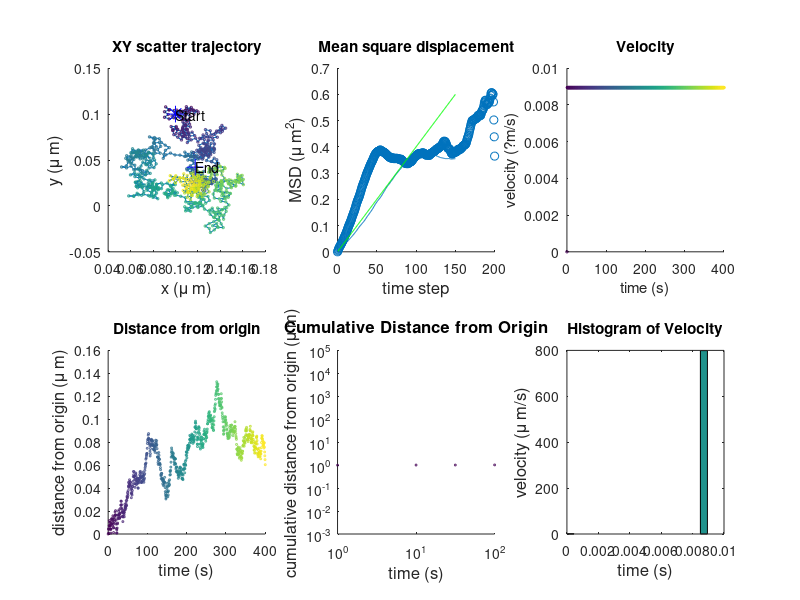

MATLAB code to generate this figure: (Note: this script raises an error after producing the figure.)
clear all, clc, close all

%% Initiate parameters

%%%%%%%%%%%%%%%%%%%%%%%%%%%%%%%%%%%%%%%%%%%%%%%%%%%%%%%%%%%%%%%%%%%%%%%%%

start=[1 1];            % starting coordinates
num_steps=800;         % number of steps
D=1e-3;                 % diffusion constant ?m2/s             


dt=0.5;                     % time step
dx=0.1;                     % pixel size
step_size=sqrt(4*D*dt);     % D=(dx^2)/dt --> in ?m  
% step_size=sqrt(D/dt);

figure('Position',[200 400 900 650])

%%%%%%%%%%%%%%%%%%%%%%%%%%%%%%%%%%%%%%%%%%%%%%%%%%%%%%%%%%%%%%%%%%%%%%%%%
%% Calculate random walk

pos = zeros(num_steps,2);
pos(1,1)=start(1);
pos(1,2)=start(2);
pos(1,3)=0;

a = 1;       % randomize angle
b = 360;  
angle = (b-a).*rand(num_steps,1) + a;

for k=2:num_steps;
    
    pos(k,1)=(pos(k-1,1))+sin(angle(k))*step_size;      % pos in ?m
    pos(k,2)=(pos(k-1,2))+cos(angle(k))*step_size;      % pos in ?m
    pos(k,3)=k*dt;                                      % time in seconds
    
end

%% Plot Data

subplot(2,3,1)
line(pos(:,1)*dx,pos(:,2)*dx);hold on;
scatter(pos(:,1)*dx,pos(:,2)*dx,3,pos(:,3));hold on;
plot(pos(1,1)*dx,pos(1,2)*dx,'*b','MarkerSize',12);hold on;
text(pos(1,1)*dx,pos(1,2)*dx, 'Start');
plot(pos(length(pos),1)*dx,pos(length(pos),2)*dx,'+b','MarkerSize',12);hold on;
text(pos(length(pos),1)*dx,pos(length(pos),2)*dx,'End');hold on;
title('XY scatter trajectory');
xlabel('x (\mu m)', 'FontSize',12);
ylabel('y (\mu m)', 'FontSize',12);


%% Plot displacement from origin

dcum = zeros(num_steps,1);
dcum(1,1)=0;

for k=2:num_steps;
    
    d(k,1)=sqrt(((pos(k,1)-pos(1,1))^2)+((pos(k,2)-pos(1,2))^2));

    dcum(k)=d(k)+dcum(k-1);
end

subplot(2,3,4)
scatter(pos(:,3),d*dx,2,pos(:,3));
title('Distance from origin');
xlabel('time (s)', 'FontSize',12);
ylabel('distance from origin (\mu m)', 'FontSize',12);

subplot(2,3,5)
scatter(pos(:,3),dcum*dx,2,pos(:,3));
set(gca,'xscale','log')
set(gca,'yscale','log')
axis([1 100 0.001 1e5])
title('Cumulative Distance from Origin', 'FontSize',12);
xlabel('time (s)', 'FontSize',12);
ylabel('cumulative distance from origin (\mu m)', 'FontSize',12);

%% Calculate MSD (from Nathanael)

tab(:,1)=pos(:,3); %1:1:length(pos);
tab(:,2)=pos(:,1);
tab(:,3)=pos(:,2);
X=tab(:,2:3);

% dx=0.1;     % pixel size
% dt=0.5;       % time step

% X=data(:,2:3);

frame=tab(:,1);
frame=frame-min(frame);           % if it does not start with 0
% frame=frame/dt;                 % frame in sec
N=(max(frame)-min(frame)+1);      % number of frames

msd=zeros(1,N);
Time = [0:N-1]*dt;
f=zeros(1,N);


% Find the frames that have been recorded

for j=0:N
    if ~isempty(find(frame==j))
        f(j+1)=find(frame==j,1);
    end
end



for i=1:N-1
    c=0;
    
    for j=0:N-i-1
        if f(i+j+1)>0 && f(j+1)>0
            c=c+1;
            msd(i+1)=msd(i+1)+ sum((X(f(i+j+1),:)-X(f(j+1),:)).^2 );
        end
    end
    if c>0
        msd(i+1)=msd(i+1)/c;
    end
end


% msd=msd*dx^2%/dt;

subplot(2,3,2)
scatter(Time,msd);hold on;
title('Mean square displacement');
xlabel('time step', 'FontSize',12);
ylabel('MSD (\mu m^2)', 'FontSize',12);
%axis([0 50 0 5]);
% legend('Nathanael');
% set(leg2,'FontSize',12);
hold on;

% clear dt;

%% My MSD

frame=pos(:,3);
frame=frame/dt; % random walk generate in s --> transform to frames
frame=frame-min(frame);

% i = frame --> Reihe
% j = gap; --> Spalte

msd=zeros(max(frame), 50);
msd2=zeros(50, 3);

for i=1:1:max(frame);    % for all frames
    vx=find(frame == i);
    
    if isempty(vx)==1; % if frame does not exist, skip   
    else
        
    
    for j=1:300; % time gap
    
    if vx+j>length(pos) || i+j~=frame(vx+j) % if point plus gap exeeds lentgh, skip
    
        msd(i,j)=0;
    
    else
        
        msd(i,j)=((pos(vx,1)-pos(vx+j,1))^2)+((pos(vx,2)-pos(vx+j,2))^2);
    
%         msd2(j,1)=j;
%         msd2(j,2)=mean(nonzeros(msd(:,j)));
%         msd2(j,3)=std(nonzeros(msd(:,j)));
    end
    
    end
        
    end
    
end

for m=1:300;
    
        msd2(m,1)=m;
        msd2(m,2)=mean(nonzeros(msd(:,m)));
        msd2(m,3)=std(nonzeros(msd(:,m)));
        
end


msd2(:,4)=msd2(:,2);        % mean msd per second
msd2(:,5)=msd2(:,1)*dt;     % lag time in second
msd2(:,6)=msd2(:,3);        % error msd per second

subplot(2,3,2)
% scatter(msd2(:,5),msd2(:,4)); hold on;
% errorbar(msd2(:,5),msd2(:,4),msd2(:,6)); hold on;
plot(msd2(:,5),msd2(:,4)); hold on;
plot(msd2(:,5),4*D*msd2(:,5),'-g')

%% Velocity

vel=zeros(length(pos),1);

for k=2:num_steps;
    
    vel(k,1)=sqrt(((pos(k,1)-pos(k-1,1))^2)+((pos(k,2)-pos(k-1,2))^2));

    
end

vel=vel*dx/dt; % vel in ?m/s
subplot(2,3,3)
scatter(pos(:,3),vel,3,pos(:,3));
title('Velocity');
xlabel('time (s)');
ylabel('velocity (?m/s)');


subplot(2,3,6)
hist(vel,20)
title('Histogram of Velocity');
xlabel('time (s)', 'FontSize',12);
ylabel('velocity (\mu m/s)', 'FontSize',12);

%% Calculate confinement

% generate variable frame

frame=pos(:,3);             % time step in seconds
frame=frame/dt;             % time step in frames
frame=frame-min(frame);     % starting from 0
frame(1,1)=1;               % starting from 1

% i = frame --> Reihe
% j = gap; --> Spalte

prob=[];    %zeros(max(frame), 5);
prob2=[];   %zeros(5, 2);
d=[];
vx=[];
vy=[];


for i=1:max(frame)-4;    % for all frames
    vx=find(frame == i);
    
    if isempty(vx)==1;                   % if frame does not exist, skip   
    else
        
    c=1; 
    for j=1:30;                                         % segment length
          
        vy=find(frame <= (i+j) & frame >= i );         % select segment
        subset(:,1)=pos(vy);                           % define segment as subset
        subset(:,2)=pos(vy,2);
        
        if length(vy)==1;   % if subset is only 1 frame --> distance is 0
                     R=0;
        else    
        
            for k=2:length(subset);
            
                 d(k,1)=sqrt(((subset(k,1)-subset(1,1))^2)+((subset(k,2)-subset(1,2))^2));   
                 R=max(d);
        
            end
        
                                                                % maximum distance within subset
        prob(i:(i+j),c)=0.2048-2.5117*((D*j)./(R^2));               % probability within subset

        clear subset
        end
    
    c=c+1;    
        
    end
    clear vx vy R d c;
    
    end
   
end
clear subset

for l=1:length(prob)
    
prob2(l,1)=l;
prob2(l,2)=mean(nonzeros(prob(l,:))); % this is omega

end


L=[];

for i=1:length(prob2)
    
    if 10.^(prob2(i,2))>0.1
       L(i,1)=0;
       
    else
        
        L(i,1)=((prob2(i,2))*(-1)-1);
        
    end
L(i,2)=i;
    
end

s1=smooth(D*prob2(:,1)*dt,prob2(:,2),0.05,'loess');
s2=smooth(prob2(:,1)*dt,10.^(prob2(:,2)),0.05,'loess');
s3=smooth(L(:,2)*dt, L(:,1),0.05,'loess');


figure('Position',[200 20 900 300])

subplot(1,3,1)
plot(D*prob2(:,1)*dt,prob2(:,2));hold on;
plot(D*prob2(:,1)*dt,s1,'-r');
xlabel('Dt/R^2','FontSize',12);
ylabel('mean log(\psi)','FontSize',12);

subplot(1,3,2)
plot(prob2(:,1)*dt,10.^(prob2(:,2)));hold on;
plot(prob2(:,1)*dt,s2,'-r');
xlabel('time (s)','FontSize',12);
ylabel('mean \psi','FontSize',12);

subplot(1,3,3)
plot(L(:,2)*dt, L(:,1)); hold on;
plot(L(:,2)*dt, s3,'-r');       
xlabel('time (s)','FontSize',12);
ylabel('probability level L','FontSize',12);


%% Smoothed curves

figure('Position',[200 20 900 300])
subplot(1,3,1)
% plot(D*prob2(:,1)*dt,prob2(:,2));hold on;
plot(D*prob2(:,1)*dt,s1,'-r');
xlabel('Dt/R^2','FontSize',12);
ylabel('mean log(\psi)','FontSize',12);

subplot(1,3,2)
% plot(prob2(:,1)*dt,10.^(prob2(:,2)));hold on;
plot(prob2(:,1)*dt,s2,'-r');
xlabel('time (s)','FontSize',12);
ylabel('mean \psi','FontSize',12);

subplot(1,3,3)
% plot(L(:,2)*dt, L(:,1)); hold on;
plot(L(:,2)*dt, s3,'-r');       
xlabel('time (s)','FontSize',12);
ylabel('probability level L','FontSize',12);


